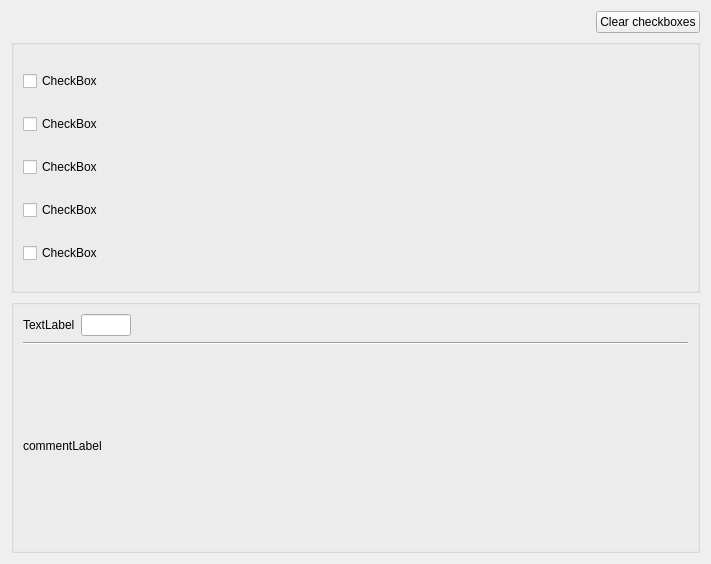
<?xml version="1.0" encoding="UTF-8"?>
<ui version="4.0">
 <class>BaseWidgets::Internal::BaseFormWidget</class>
 <widget class="QWidget" name="BaseWidgets::Internal::BaseFormWidget">
  <property name="geometry">
   <rect>
    <x>0</x>
    <y>0</y>
    <width>711</width>
    <height>564</height>
   </rect>
  </property>
  <property name="windowTitle">
   <string/>
  </property>
  <layout class="QGridLayout" name="gridLayout">
   <item row="0" column="0" colspan="2">
    <layout class="QHBoxLayout" name="horizontalLayout">
     <item>
      <spacer name="horizontalSpacer">
       <property name="orientation">
        <enum>Qt::Horizontal</enum>
       </property>
       <property name="sizeHint" stdset="0">
        <size>
         <width>567</width>
         <height>21</height>
        </size>
       </property>
      </spacer>
     </item>
     <item>
      <widget class="QPushButton" name="clearButton">
       <property name="text">
        <string>Clear checkboxes</string>
       </property>
      </widget>
     </item>
    </layout>
   </item>
   <item row="2" column="0" colspan="2">
    <widget class="QGroupBox" name="questionsGroup">
     <property name="title">
      <string/>
     </property>
     <layout class="QGridLayout" name="gridLayout_2">
      <item row="0" column="0">
       <widget class="QCheckBox" name="standingCheck">
        <property name="text">
         <string>CheckBox</string>
        </property>
       </widget>
      </item>
      <item row="1" column="0">
       <widget class="QCheckBox" name="industrialCheck">
        <property name="text">
         <string>CheckBox</string>
        </property>
       </widget>
      </item>
      <item row="2" column="0">
       <widget class="QCheckBox" name="repetitiveCheck">
        <property name="text">
         <string>CheckBox</string>
        </property>
       </widget>
      </item>
      <item row="3" column="0">
       <widget class="QCheckBox" name="physicalCheck">
        <property name="text">
         <string>CheckBox</string>
        </property>
       </widget>
      </item>
      <item row="4" column="0">
       <widget class="QCheckBox" name="hardnessCheck">
        <property name="text">
         <string>CheckBox</string>
        </property>
       </widget>
      </item>
     </layout>
    </widget>
   </item>
   <item row="3" column="0" colspan="2">
    <widget class="QGroupBox" name="resultGroup">
     <property name="title">
      <string/>
     </property>
     <layout class="QGridLayout" name="gridLayout_8">
      <item row="2" column="0">
       <widget class="QLabel" name="commentLabel">
        <property name="text">
         <string>commentLabel</string>
        </property>
       </widget>
      </item>
      <item row="0" column="0">
       <layout class="QHBoxLayout" name="horizontalLayout_7">
        <item>
         <widget class="QLabel" name="totalLabel">
          <property name="sizePolicy">
           <sizepolicy hsizetype="Preferred" vsizetype="Fixed">
            <horstretch>0</horstretch>
            <verstretch>0</verstretch>
           </sizepolicy>
          </property>
          <property name="text">
           <string>TextLabel</string>
          </property>
         </widget>
        </item>
        <item>
         <widget class="QLineEdit" name="total">
          <property name="maximumSize">
           <size>
            <width>50</width>
            <height>16777215</height>
           </size>
          </property>
         </widget>
        </item>
        <item>
         <spacer name="horizontalSpacer_7">
          <property name="orientation">
           <enum>Qt::Horizontal</enum>
          </property>
          <property name="sizeHint" stdset="0">
           <size>
            <width>40</width>
            <height>20</height>
           </size>
          </property>
         </spacer>
        </item>
       </layout>
      </item>
      <item row="3" column="0">
       <layout class="QVBoxLayout" name="commentLayout"/>
      </item>
      <item row="1" column="0">
       <widget class="Line" name="line">
        <property name="orientation">
         <enum>Qt::Horizontal</enum>
        </property>
       </widget>
      </item>
     </layout>
    </widget>
   </item>
  </layout>
 </widget>
 <tabstops>
  <tabstop>standingCheck</tabstop>
  <tabstop>industrialCheck</tabstop>
  <tabstop>repetitiveCheck</tabstop>
  <tabstop>physicalCheck</tabstop>
  <tabstop>hardnessCheck</tabstop>
 </tabstops>
 <resources/>
 <connections/>
</ui>
